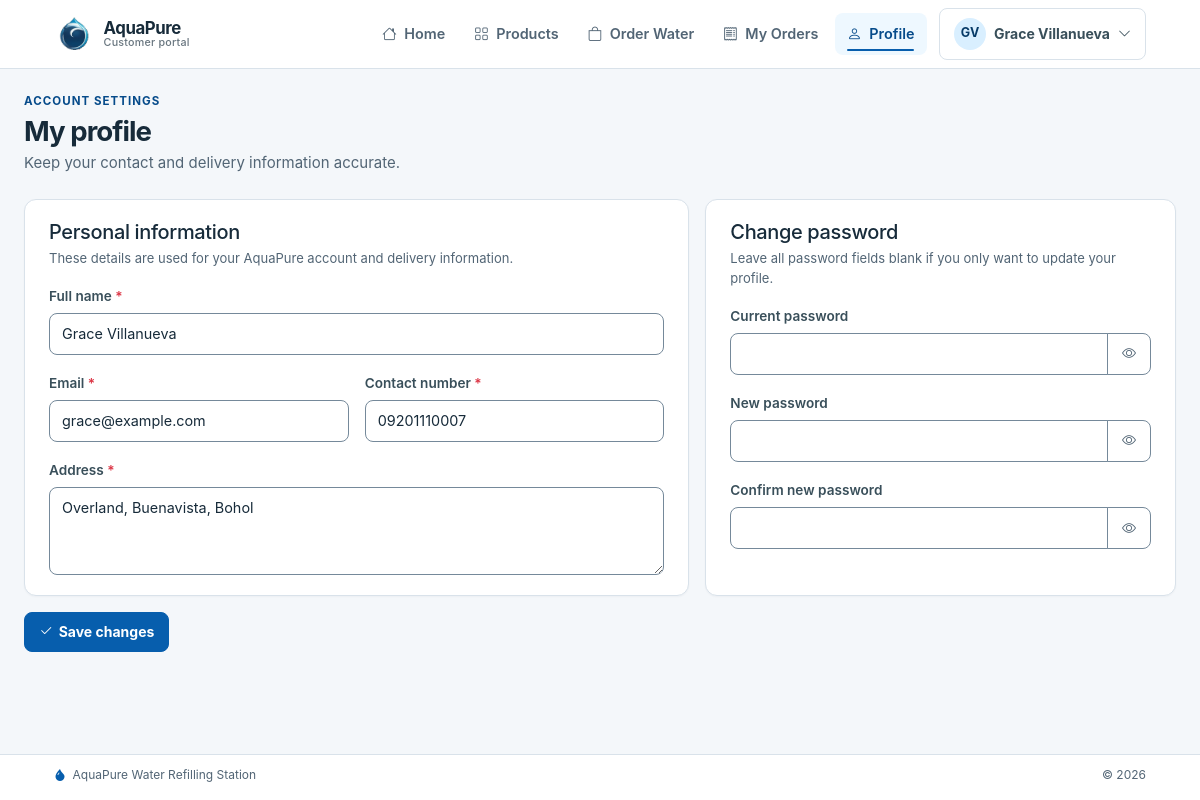
The page /customer/index.php?page=profile (signed in) on the database its author committed.
### tables this page shows
CREATE TABLE customers (
    customer_id INT UNSIGNED AUTO_INCREMENT PRIMARY KEY,
    full_name VARCHAR(100) NOT NULL,
    email VARCHAR(100) NULL UNIQUE,
    contact_number VARCHAR(20) NOT NULL,
    address VARCHAR(255) NOT NULL,
    password_hash VARCHAR(255) NULL,
    customer_type ENUM('Online Customer','Walk-in Customer','Residential','Business') NOT NULL DEFAULT 'Online Customer',
    account_status ENUM('Active','Inactive') NOT NULL DEFAULT 'Active',
    created_at TIMESTAMP NOT NULL DEFAULT CURRENT_TIMESTAMP,
    updated_at TIMESTAMP NOT NULL DEFAULT CURRENT_TIMESTAMP ON UPDATE CURRENT_TIMESTAMP,
    INDEX idx_customers_status (account_status)
);

### customer/index.php (called while the page is built, shortened)
<?php
require_customer();
$page = $_GET["page"] ?? "dashboard";
require __DIR__ . "/../includes/customer-header.php";
require __DIR__ . "/pages/" . $page . ".php";
require __DIR__ . "/../includes/app-footer.php";

### includes/functions.php (called while the page is built, shortened)
<?php
function url(string $path = ""): string
{
    return BASE_URL . ($path === "" ? "" : "/" . ltrim($path, "/"));
}
function e(mixed $value): string
{
    return htmlspecialchars(
        (string) $value,
        ENT_QUOTES | ENT_SUBSTITUTE,
        "UTF-8",
    );
}
function current_account(): ?array
{
    static $resolved = false;
    static $account = null;
    if ($resolved) {
        return $account;
    }
    $resolved = true;
    $sessionAccount = $_SESSION["account"] ?? null;
    $id = positive_int($sessionAccount["id"] ?? 0);
    $type = $sessionAccount["type"] ?? "";
    if ($type === "customer") {
        $statement = db()->prepare(
            "SELECT customer_id, full_name, email
             FROM customers
             WHERE customer_id = ? AND account_status = 'Active'
             LIMIT 1",
        );
        $statement->execute([$id]);
        $record = $statement->fetch();
        $account = [
            "id" => (int) $record["customer_id"],
            "name" => $record["full_name"],
            "email" => $record["email"],
            "role" => "Customer",
            "type" => "customer",
        ];
    }
    return $account;
}
function is_customer(): bool
{
    return (current_account()["type"] ?? null) === "customer";
}
function require_customer(): void
{
    if (!is_customer()) {
        flash("warning", "Please log in as a customer to continue.");
        redirect("login.php");
    }
}
function positive_int(mixed $value): int
{
    $validated = filter_var($value, FILTER_VALIDATE_INT, [
        "options" => ["min_range" => 1],
    ]);
    return $validated === false ? 0 : (int) $validated;
}

### config/database.php (called while the page is built, shortened)
<?php
function db(): PDO
{
    static $pdo = null;
    static $schemaChecked = false;
    if ($pdo instanceof PDO) {
        return $pdo;
    }
    $host = getenv('AQUAPURE_DB_HOST') ?: '127.0.0.1';
    $port = getenv('AQUAPURE_DB_PORT') ?: '3306';
    $name = getenv('AQUAPURE_DB_NAME') ?: 'aquapure_db';
    $user = getenv('AQUAPURE_DB_USER') ?: 'root';
    $pass = getenv('AQUAPURE_DB_PASS');
    $pass = is_string($pass) ? $pass : '';
    $dsn = sprintf(
        'mysql:host=%s;port=%s;dbname=%s;charset=utf8mb4',
        $host,
        $port,
        $name,
    );
    $pdo = new PDO($dsn, $user, $pass, [
        PDO::ATTR_ERRMODE => PDO::ERRMODE_EXCEPTION,
        PDO::ATTR_DEFAULT_FETCH_MODE => PDO::FETCH_ASSOC,
        PDO::ATTR_EMULATE_PREPARES => false,
        PDO::ATTR_STRINGIFY_FETCHES => false,
    ]);
    $pdo->exec("SET time_zone = '+08:00'");
    if (!$schemaChecked) {
        assert_aquapure_schema_ready($pdo);
    }
    return $pdo;
}
function assert_aquapure_schema_ready(PDO $pdo): void
{
    $required = [
        'users' => [
            'user_id', 'full_name', 'username', 'email', 'contact_number',
            'password_hash', 'role', 'account_status', 'created_at', 'updated_at',
        ],
        'customers' => [
            'customer_id', 'full_name', 'email', 'contact_number', 'address',
            'password_hash', 'customer_type', 'account_status', 'created_at', 'updated_at',
        ],
        'products' => [
            'product_id', 'product_name', 'description', 'category', 'price',
            'quantity_available', 'image_path', 'status', 'created_at', 'updated_at',
        ],
        'orders' => [
            'order_id', 'customer_id', 'processed_by', 'order_source', 'order_type',
            'total_amount', 'payment_status', 'order_status', 'notes', 'order_date', 'updated_at',
        ],
        'order_items' => [
            'order_item_id', 'order_id', 'product_id', 'quantity', 'unit_price', 'subtotal',
        ],
        'payments' => [
            'payment_id', 'order_id', 'amount_due', 'amount_paid', 'change_amount',
            'payment_method', 'reference_number', 'payment_date', 'payment_status',
            'recorded_by', 'created_at', 'updated_at',
        ],
        'deliveries' => [
            'delivery_id', 'order_id', 'recipient_name', 'contact_number',
            'delivery_address', 'preferred_delivery_date', 'additional_instructions',
            'assigned_staff_id', 'delivery_status', 'delivered_at', 'created_at', 'updated_at',
        ],
        'inventory' => [
            'inventory_id', 'item_name', 'category', 'quantity', 'unit',
            'reorder_level', 'status', 'updated_by', 'last_updated',
        ],
        'inventory_transactions' => [
            'transaction_id', 'inventory_id', 'recorded_by', 'transaction_type',
            'quantity', 'remarks', 'transaction_date',
        ],
        'notifications' => [
            'notification_id', 'customer_id', 'user_id', 'order_id', 'title',
            'message', 'is_read', 'created_at',
        ],
        'activity_logs' => [
            'activity_id', 'user_id', 'action', 'details', 'ip_address', 'created_at',
        ],
        'settings' => [
            'id', 'setting_key', 'setting_value', 'updated_by_user_id', 'updated_at',
        ],
        'user_invitations' => [
            'invitation_id', 'token_hash', 'email', 'role', 'created_by', 'created_at',
            'expires_at', 'used_at', 'used_by', 'revoked_at', 'status',
        ],
    ];
    $statement = $pdo->prepare(
        'SELECT COLUMN_NAME
         FROM information_schema.COLUMNS
         WHERE TABLE_SCHEMA = DATABASE() AND TABLE_NAME = ?',
    );
    foreach ($required as $table => $columns) {
        $statement->execute([$table]);
        $existing = array_fill_keys($statement->fetchAll(PDO::FETCH_COLUMN), true);
    }
}

### includes/presentation.php (called while the page is built, shortened)
<?php
function aq_form_retry(string $action, int $recordId = 0): bool
{
    $saved = $_SESSION['aq_failed_form'] ?? null;
    return is_array($saved)
        && ($saved['action'] ?? '') === $action
        && ($saved['record_id'] ?? 0) === $recordId;
}
function aq_form_values(string $action, array $defaults = [], int $recordId = 0): array
{
    return aq_form_retry($action, $recordId)
        ? array_replace($defaults, $_SESSION['aq_failed_form']['values'])
        : $defaults;
}

### customer/pages/profile.php (the view, shortened to what this page needs)
<?php
$statement = db()->prepare('SELECT * FROM customers WHERE customer_id = ?');
$statement->execute([(int) current_account()['id']]);
$customer = $statement->fetch();
$customer = aq_form_values('update_profile', $customer);
?>
<header class="page-header">
    <div>
    <p class="eyebrow mb-1">Account settings</p>
    <h1 class="section-title mb-1">My profile</h1>
    <p class="text-secondary mb-0">Keep your contact and delivery information accurate.</p>
    </div>
</header>
<form method="post" class="row g-3">
    <div class="col-xl-7">
        <section class="panel-card h-100">
            <h2 class="h5 mb-1">Personal information</h2>
            <p class="small text-secondary mb-3">These details are used for your AquaPure account and delivery information.</p>
            <div class="mb-3">
                <label class="form-label" for="full_name">Full name <span class="text-danger">*</span></label>
                <input class="form-control" id="full_name" name="full_name" value="<?= e($customer['full_name']) ?>" maxlength="100" autocomplete="name" required>
            </div>
            <div class="row g-3 mb-3">
                <div class="col-md-6">
                    <label class="form-label" for="email">Email <span class="text-danger">*</span></label>
                    <input type="email" class="form-control" id="email" name="email" value="<?= e($customer['email']) ?>" maxlength="100" autocomplete="email" required>
                </div>
                <div class="col-md-6">
                    <label class="form-label" for="contact_number">Contact number <span class="text-danger">*</span></label>
                    <input class="form-control" id="contact_number" name="contact_number" value="<?= e($customer['contact_number']) ?>" maxlength="20" autocomplete="tel" required inputmode="tel">
                </div>
            </div>
            <div class="mb-0">
                <label class="form-label" for="address">Address <span class="text-danger">*</span></label>
                <textarea class="form-control" id="address" name="address" rows="3" maxlength="255" autocomplete="street-address" required><?= e($customer['address']) ?></textarea>
            </div>
        </section>
    </div>
    <div class="col-xl-5">
        <section class="panel-card h-100">
            <h2 class="h5 mb-1">Change password</h2>
            <p class="small text-secondary mb-3">Leave all password fields blank if you only want to update your profile.</p>
            <div class="mb-3">
                <label class="form-label" for="current_password">Current password</label>
                <div class="input-group">
                    <input type="password" class="form-control" id="current_password" name="current_password" autocomplete="current-password">
                    <button class="btn btn-outline-secondary" type="button" data-password-toggle="#current_password" aria-label="Show password"><i aria-hidden="true" class="bi bi-eye"></i></button>
                </div>
            </div>
            <div class="mb-3">
                <label class="form-label" for="password">New password</label>
                <div class="input-group">
                    <input type="password" class="form-control" id="password" name="password" minlength="8" autocomplete="new-password">
                    <button class="btn btn-outline-secondary" type="button" data-password-toggle="#password" aria-label="Show password"><i aria-hidden="true" class="bi bi-eye"></i></button>
                </div>
            </div>
            <div class="mb-0">
                <label class="form-label" for="confirm_password">Confirm new password</label>
                <div class="input-group">
                    <input type="password" class="form-control" id="confirm_password" name="confirm_password" minlength="8" autocomplete="new-password">
                    <button class="btn btn-outline-secondary" type="button" data-password-toggle="#confirm_password" aria-label="Show password"><i aria-hidden="true" class="bi bi-eye"></i></button>
                </div>
            </div>
        </section>
    </div>
    <div class="col-12">
        <button class="btn btn-primary" type="submit"><i class="bi bi-check2" aria-hidden="true"></i>Save changes</button>
    </div>
</form>

### includes/customer-header.php (shortened to what this page needs)
<?php
$page = $page ?? "dashboard";
$account = current_account();
$nameParts = preg_split('/\s+/', trim((string) $account["name"])) ?: [];
$accountInitials = "";
foreach (array_slice($nameParts, 0, 2) as $namePart) {
    $accountInitials .= strtoupper(substr($namePart, 0, 1));
}
$customerNav = [
    "dashboard" => ["bi-house", "Home"],
    "products" => ["bi-grid", "Products"],
    "cart" => ["bi-bag", "Order Water"],
    "orders" => ["bi-receipt", "My Orders"],
    "profile" => ["bi-person", "Profile"],
];
?>
<!doctype html>
<html lang="en">
<head>
    <link rel="stylesheet" href="<?= e(url("assets/vendor/bootstrap/css/bootstrap.min.css")) ?>">
    <link rel="stylesheet" href="<?= e(url("assets/vendor/bootstrap-icons/font/bootstrap-icons.min.css")) ?>">
    <link rel="stylesheet" href="<?= e(url("assets/css/style.css?v=8")) ?>">
</head>
<body class="customer-page">
<nav class="navbar navbar-expand-lg navbar-light bg-white border-bottom sticky-top site-nav customer-nav" aria-label="Customer navigation">
    <div class="container">
        <a class="navbar-brand brand" href="<?= e(url("customer/index.php")) ?>">
            <img class="brand-logo" src="<?= e(url("assets/images/aquapure-logo-transparent.png")) ?>" width="40" height="40" alt="">
            <span class="brand-copy">AquaPure<small>Customer portal</small></span>
        </a>
        <div class="collapse navbar-collapse" id="customerNav">
            <ul class="navbar-nav ms-auto align-items-lg-center gap-lg-1">
                <?php foreach ($customerNav as $key => [$icon, $label]): ?>
                    <li class="nav-item">
                        <a class="nav-link <?= ($page === $key || ($key === "orders" && in_array($page, ["order", "payment-return"], true))) ? "active" : "" ?>"
                           href="<?= e(url("customer/index.php?page=" . $key)) ?>"
                           <?= ($page === $key || ($key === "orders" && in_array($page, ["order", "payment-return"], true))) ? 'aria-current="page"' : "" ?>>
                            <i class="bi <?= e($icon) ?> me-1" aria-hidden="true"></i>
                            <?= e($label) ?>
                        </a>
                    </li>
                <?php endforeach; ?>
                <li class="nav-item dropdown ms-lg-2">
                    <button class="btn btn-light d-flex align-items-center gap-2 w-100" type="button" data-bs-toggle="dropdown" aria-expanded="false" aria-label="Account menu for <?= e($account["name"]) ?>">
                        <span class="account-avatar" aria-hidden="true"><?= e($accountInitials ?: "AQ") ?></span>
                        <span class="text-truncate"><?= e($account["name"]) ?></span>
                        <i class="bi bi-chevron-down small ms-auto" aria-hidden="true"></i>
                    </button>
                </li>
            </ul>
        </div>
    </div>
</nav>
<main class="container customer-content" id="mainContent" tabindex="-1">

### rows shown on the page
customers: full_name "Grace Villanueva", email "grace@example.com", contact_number "09201110007", address "Overland, Buenavista, Bohol"

### other values the page prints
$label "Home"
$label "Products"
$label "Order Water"
$label "My Orders"
$label "Profile"
$accountInitials ?: "AQ" "GV"
